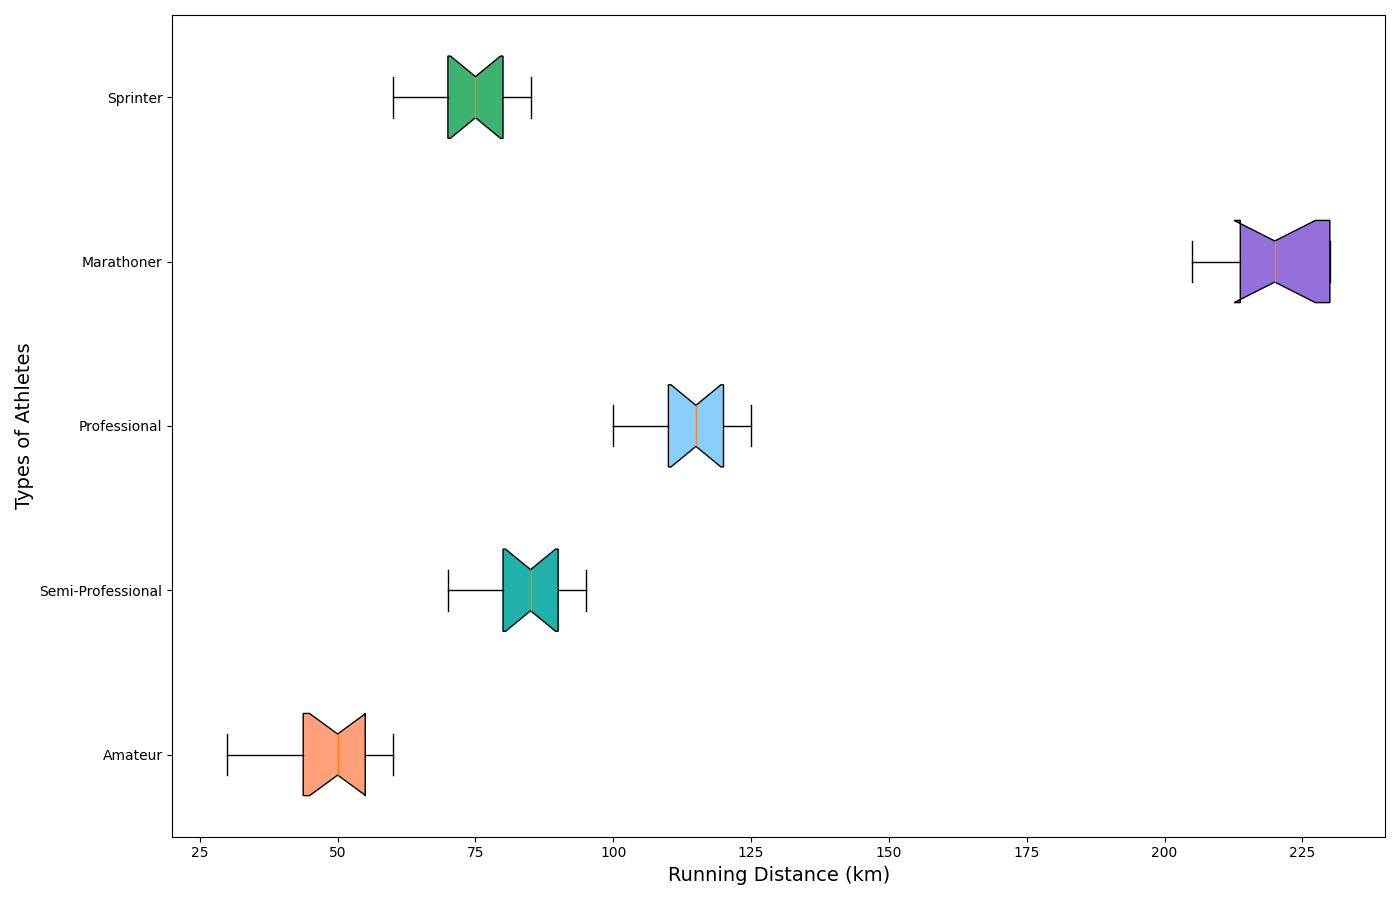

This figure's Python source:
import matplotlib.pyplot as plt

amateur_distances = [45, 30, 55, 60, 35, 50, 40, 50, 45, 60, 50, 55]
semi_pro_distances = [90, 80, 70, 95, 85, 75, 80, 90, 85, 85, 95, 90]
professional_distances = [120, 115, 100, 125, 110, 120, 115, 105, 125, 110, 115, 120]
marathoner_distances = [230, 210, 220, 230, 205, 210, 220, 215, 230, 220, 220, 230]
sprinter_distances = [75, 70, 60, 85, 80, 65, 75, 85, 80, 75, 70, 80]

all_distances = [
    amateur_distances,
    semi_pro_distances,
    professional_distances,
    marathoner_distances,
    sprinter_distances
]

athlete_labels = ["Amateur", "Semi-Professional", "Professional", "Marathoner", "Sprinter"]

fig, ax = plt.subplots(figsize=(14, 9))
box = ax.boxplot(all_distances, labels=athlete_labels, patch_artist=True, notch=True, vert=False, showmeans=False)

# New set of colors
colors = ['#FFA07A', '#20B2AA', '#87CEFA', '#9370DB', '#3CB371']
for patch, color in zip(box['boxes'], colors):
    patch.set_facecolor(color)

ax.set_ylabel("Types of Athletes", fontsize=14)
ax.set_xlabel("Running Distance (km)", fontsize=14)

plt.tight_layout()
plt.show()
